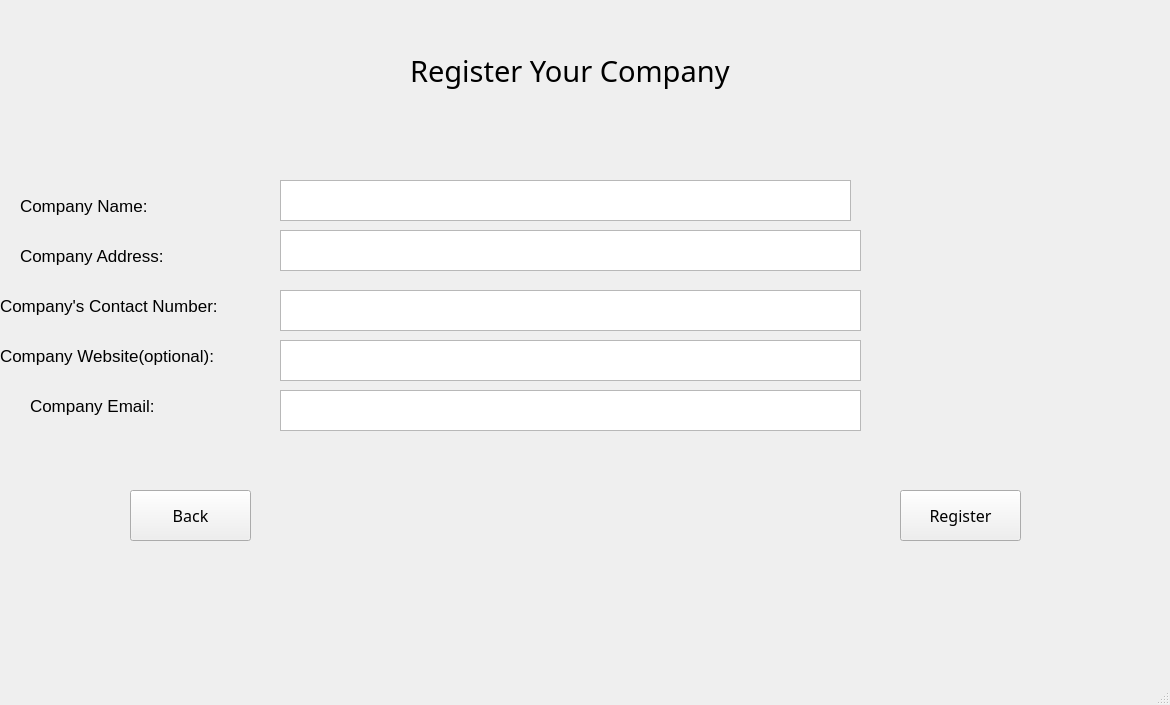
<?xml version="1.0" encoding="UTF-8"?>
<ui version="4.0">
 <class>MainWindow</class>
 <widget class="QMainWindow" name="MainWindow">
  <property name="geometry">
   <rect>
    <x>0</x>
    <y>0</y>
    <width>1170</width>
    <height>705</height>
   </rect>
  </property>
  <property name="windowTitle">
   <string>MainWindow</string>
  </property>
  <widget class="QWidget" name="centralwidget">
   <widget class="QStackedWidget" name="stackedWidget">
    <property name="geometry">
     <rect>
      <x>0</x>
      <y>0</y>
      <width>1161</width>
      <height>641</height>
     </rect>
    </property>
    <property name="palette">
     <palette>
      <active>
       <colorrole role="Base">
        <brush brushstyle="SolidPattern">
         <color alpha="255">
          <red>148</red>
          <green>49</green>
          <blue>148</blue>
         </color>
        </brush>
       </colorrole>
      </active>
      <inactive>
       <colorrole role="Base">
        <brush brushstyle="SolidPattern">
         <color alpha="255">
          <red>148</red>
          <green>49</green>
          <blue>148</blue>
         </color>
        </brush>
       </colorrole>
      </inactive>
      <disabled>
       <colorrole role="Base">
        <brush brushstyle="SolidPattern">
         <color alpha="255">
          <red>240</red>
          <green>240</green>
          <blue>240</blue>
         </color>
        </brush>
       </colorrole>
      </disabled>
     </palette>
    </property>
    <property name="mouseTracking">
     <bool>false</bool>
    </property>
    <property name="tabletTracking">
     <bool>false</bool>
    </property>
    <property name="currentIndex">
     <number>0</number>
    </property>
    <widget class="QWidget" name="page">
     <widget class="QLabel" name="labelWebsite">
      <property name="geometry">
       <rect>
        <x>0</x>
        <y>330</y>
        <width>271</width>
        <height>51</height>
       </rect>
      </property>
      <property name="font">
       <font>
        <family>Nirmala UI</family>
        <pointsize>13</pointsize>
       </font>
      </property>
      <property name="text">
       <string>Company Website(optional):</string>
      </property>
     </widget>
     <widget class="QLabel" name="labelRegister">
      <property name="geometry">
       <rect>
        <x>410</x>
        <y>30</y>
        <width>341</width>
        <height>81</height>
       </rect>
      </property>
      <property name="font">
       <font>
        <family>Poor Richard</family>
        <pointsize>22</pointsize>
        <weight>50</weight>
        <bold>false</bold>
       </font>
      </property>
      <property name="text">
       <string>Register Your Company</string>
      </property>
     </widget>
     <widget class="QLabel" name="labelAddress">
      <property name="geometry">
       <rect>
        <x>20</x>
        <y>230</y>
        <width>211</width>
        <height>51</height>
       </rect>
      </property>
      <property name="font">
       <font>
        <family>Nirmala UI</family>
        <pointsize>13</pointsize>
       </font>
      </property>
      <property name="text">
       <string>Company Address:</string>
      </property>
     </widget>
     <widget class="QLabel" name="labelName">
      <property name="geometry">
       <rect>
        <x>20</x>
        <y>180</y>
        <width>211</width>
        <height>51</height>
       </rect>
      </property>
      <property name="font">
       <font>
        <family>Nirmala UI</family>
        <pointsize>13</pointsize>
       </font>
      </property>
      <property name="text">
       <string>Company Name:</string>
      </property>
     </widget>
     <widget class="QLabel" name="labelEmail">
      <property name="geometry">
       <rect>
        <x>30</x>
        <y>380</y>
        <width>211</width>
        <height>51</height>
       </rect>
      </property>
      <property name="font">
       <font>
        <family>Nirmala UI</family>
        <pointsize>13</pointsize>
       </font>
      </property>
      <property name="text">
       <string>Company Email:</string>
      </property>
     </widget>
     <widget class="QLabel" name="labelContactNumber">
      <property name="geometry">
       <rect>
        <x>0</x>
        <y>280</y>
        <width>291</width>
        <height>51</height>
       </rect>
      </property>
      <property name="font">
       <font>
        <family>Nirmala UI</family>
        <pointsize>13</pointsize>
       </font>
      </property>
      <property name="text">
       <string>Company's Contact Number:</string>
      </property>
     </widget>
     <widget class="QTextEdit" name="textEditName">
      <property name="enabled">
       <bool>true</bool>
      </property>
      <property name="geometry">
       <rect>
        <x>280</x>
        <y>180</y>
        <width>571</width>
        <height>41</height>
       </rect>
      </property>
      <property name="palette">
       <palette>
        <active>
         <colorrole role="Base">
          <brush brushstyle="SolidPattern">
           <color alpha="255">
            <red>255</red>
            <green>255</green>
            <blue>255</blue>
           </color>
          </brush>
         </colorrole>
        </active>
        <inactive>
         <colorrole role="Base">
          <brush brushstyle="SolidPattern">
           <color alpha="255">
            <red>255</red>
            <green>255</green>
            <blue>255</blue>
           </color>
          </brush>
         </colorrole>
        </inactive>
        <disabled>
         <colorrole role="Base">
          <brush brushstyle="SolidPattern">
           <color alpha="255">
            <red>240</red>
            <green>240</green>
            <blue>240</blue>
           </color>
          </brush>
         </colorrole>
        </disabled>
       </palette>
      </property>
      <property name="font">
       <font>
        <family>Sitka Text</family>
        <pointsize>14</pointsize>
        <italic>true</italic>
       </font>
      </property>
      <property name="html">
       <string>&lt;!DOCTYPE HTML PUBLIC &quot;-//W3C//DTD HTML 4.0//EN&quot; &quot;http://www.w3.org/TR/REC-html40/strict.dtd&quot;&gt;
&lt;html&gt;&lt;head&gt;&lt;meta name=&quot;qrichtext&quot; content=&quot;1&quot; /&gt;&lt;style type=&quot;text/css&quot;&gt;
p, li { white-space: pre-wrap; }
&lt;/style&gt;&lt;/head&gt;&lt;body style=&quot; font-family:'Sitka Text'; font-size:14pt; font-weight:400; font-style:italic;&quot;&gt;
&lt;p style=&quot;-qt-paragraph-type:empty; margin-top:12px; margin-bottom:12px; margin-left:0px; margin-right:0px; -qt-block-indent:0; text-indent:0px; font-family:'MS Shell Dlg 2'; font-size:7.8pt; font-style:normal;&quot;&gt;&lt;br /&gt;&lt;/p&gt;&lt;/body&gt;&lt;/html&gt;</string>
      </property>
     </widget>
     <widget class="QTextEdit" name="textEditContNumber">
      <property name="enabled">
       <bool>true</bool>
      </property>
      <property name="geometry">
       <rect>
        <x>280</x>
        <y>290</y>
        <width>581</width>
        <height>41</height>
       </rect>
      </property>
      <property name="palette">
       <palette>
        <active>
         <colorrole role="Base">
          <brush brushstyle="SolidPattern">
           <color alpha="255">
            <red>255</red>
            <green>255</green>
            <blue>255</blue>
           </color>
          </brush>
         </colorrole>
        </active>
        <inactive>
         <colorrole role="Base">
          <brush brushstyle="SolidPattern">
           <color alpha="255">
            <red>255</red>
            <green>255</green>
            <blue>255</blue>
           </color>
          </brush>
         </colorrole>
        </inactive>
        <disabled>
         <colorrole role="Base">
          <brush brushstyle="SolidPattern">
           <color alpha="255">
            <red>240</red>
            <green>240</green>
            <blue>240</blue>
           </color>
          </brush>
         </colorrole>
        </disabled>
       </palette>
      </property>
      <property name="font">
       <font>
        <family>Sitka Text</family>
        <pointsize>14</pointsize>
        <italic>true</italic>
       </font>
      </property>
      <property name="html">
       <string>&lt;!DOCTYPE HTML PUBLIC &quot;-//W3C//DTD HTML 4.0//EN&quot; &quot;http://www.w3.org/TR/REC-html40/strict.dtd&quot;&gt;
&lt;html&gt;&lt;head&gt;&lt;meta name=&quot;qrichtext&quot; content=&quot;1&quot; /&gt;&lt;style type=&quot;text/css&quot;&gt;
p, li { white-space: pre-wrap; }
&lt;/style&gt;&lt;/head&gt;&lt;body style=&quot; font-family:'Sitka Text'; font-size:14pt; font-weight:400; font-style:italic;&quot;&gt;
&lt;p align=&quot;center&quot; style=&quot;-qt-paragraph-type:empty; margin-top:12px; margin-bottom:12px; margin-left:0px; margin-right:0px; -qt-block-indent:0; text-indent:0px; font-family:'MS Shell Dlg 2'; font-size:7.8pt; font-style:normal;&quot;&gt;&lt;br /&gt;&lt;/p&gt;&lt;/body&gt;&lt;/html&gt;</string>
      </property>
     </widget>
     <widget class="QTextEdit" name="textEditWebsite">
      <property name="enabled">
       <bool>true</bool>
      </property>
      <property name="geometry">
       <rect>
        <x>280</x>
        <y>340</y>
        <width>581</width>
        <height>41</height>
       </rect>
      </property>
      <property name="palette">
       <palette>
        <active>
         <colorrole role="Base">
          <brush brushstyle="SolidPattern">
           <color alpha="255">
            <red>255</red>
            <green>255</green>
            <blue>255</blue>
           </color>
          </brush>
         </colorrole>
        </active>
        <inactive>
         <colorrole role="Base">
          <brush brushstyle="SolidPattern">
           <color alpha="255">
            <red>255</red>
            <green>255</green>
            <blue>255</blue>
           </color>
          </brush>
         </colorrole>
        </inactive>
        <disabled>
         <colorrole role="Base">
          <brush brushstyle="SolidPattern">
           <color alpha="255">
            <red>240</red>
            <green>240</green>
            <blue>240</blue>
           </color>
          </brush>
         </colorrole>
        </disabled>
       </palette>
      </property>
      <property name="font">
       <font>
        <family>Sitka Text</family>
        <pointsize>14</pointsize>
        <italic>true</italic>
       </font>
      </property>
      <property name="html">
       <string>&lt;!DOCTYPE HTML PUBLIC &quot;-//W3C//DTD HTML 4.0//EN&quot; &quot;http://www.w3.org/TR/REC-html40/strict.dtd&quot;&gt;
&lt;html&gt;&lt;head&gt;&lt;meta name=&quot;qrichtext&quot; content=&quot;1&quot; /&gt;&lt;style type=&quot;text/css&quot;&gt;
p, li { white-space: pre-wrap; }
&lt;/style&gt;&lt;/head&gt;&lt;body style=&quot; font-family:'Sitka Text'; font-size:14pt; font-weight:400; font-style:italic;&quot;&gt;
&lt;p align=&quot;center&quot; style=&quot;-qt-paragraph-type:empty; margin-top:12px; margin-bottom:12px; margin-left:0px; margin-right:0px; -qt-block-indent:0; text-indent:0px; font-family:'MS Shell Dlg 2'; font-size:7.8pt; font-style:normal;&quot;&gt;&lt;br /&gt;&lt;/p&gt;&lt;/body&gt;&lt;/html&gt;</string>
      </property>
     </widget>
     <widget class="QTextEdit" name="textEditEmail">
      <property name="enabled">
       <bool>true</bool>
      </property>
      <property name="geometry">
       <rect>
        <x>280</x>
        <y>390</y>
        <width>581</width>
        <height>41</height>
       </rect>
      </property>
      <property name="palette">
       <palette>
        <active>
         <colorrole role="Base">
          <brush brushstyle="SolidPattern">
           <color alpha="255">
            <red>255</red>
            <green>255</green>
            <blue>255</blue>
           </color>
          </brush>
         </colorrole>
        </active>
        <inactive>
         <colorrole role="Base">
          <brush brushstyle="SolidPattern">
           <color alpha="255">
            <red>255</red>
            <green>255</green>
            <blue>255</blue>
           </color>
          </brush>
         </colorrole>
        </inactive>
        <disabled>
         <colorrole role="Base">
          <brush brushstyle="SolidPattern">
           <color alpha="255">
            <red>240</red>
            <green>240</green>
            <blue>240</blue>
           </color>
          </brush>
         </colorrole>
        </disabled>
       </palette>
      </property>
      <property name="font">
       <font>
        <family>Sitka Text</family>
        <pointsize>14</pointsize>
        <italic>true</italic>
       </font>
      </property>
      <property name="html">
       <string>&lt;!DOCTYPE HTML PUBLIC &quot;-//W3C//DTD HTML 4.0//EN&quot; &quot;http://www.w3.org/TR/REC-html40/strict.dtd&quot;&gt;
&lt;html&gt;&lt;head&gt;&lt;meta name=&quot;qrichtext&quot; content=&quot;1&quot; /&gt;&lt;style type=&quot;text/css&quot;&gt;
p, li { white-space: pre-wrap; }
&lt;/style&gt;&lt;/head&gt;&lt;body style=&quot; font-family:'Sitka Text'; font-size:14pt; font-weight:400; font-style:italic;&quot;&gt;
&lt;p align=&quot;center&quot; style=&quot;-qt-paragraph-type:empty; margin-top:12px; margin-bottom:12px; margin-left:0px; margin-right:0px; -qt-block-indent:0; text-indent:0px; font-family:'MS Shell Dlg 2'; font-size:7.8pt; font-style:normal;&quot;&gt;&lt;br /&gt;&lt;/p&gt;&lt;/body&gt;&lt;/html&gt;</string>
      </property>
     </widget>
     <widget class="QPushButton" name="pushButtonRegister">
      <property name="geometry">
       <rect>
        <x>900</x>
        <y>490</y>
        <width>121</width>
        <height>51</height>
       </rect>
      </property>
      <property name="font">
       <font>
        <family>Rockwell Condensed</family>
        <pointsize>12</pointsize>
       </font>
      </property>
      <property name="text">
       <string>Register</string>
      </property>
     </widget>
     <widget class="QTextEdit" name="textEditAddress">
      <property name="enabled">
       <bool>true</bool>
      </property>
      <property name="geometry">
       <rect>
        <x>280</x>
        <y>230</y>
        <width>581</width>
        <height>41</height>
       </rect>
      </property>
      <property name="palette">
       <palette>
        <active>
         <colorrole role="Base">
          <brush brushstyle="SolidPattern">
           <color alpha="255">
            <red>255</red>
            <green>255</green>
            <blue>255</blue>
           </color>
          </brush>
         </colorrole>
        </active>
        <inactive>
         <colorrole role="Base">
          <brush brushstyle="SolidPattern">
           <color alpha="255">
            <red>255</red>
            <green>255</green>
            <blue>255</blue>
           </color>
          </brush>
         </colorrole>
        </inactive>
        <disabled>
         <colorrole role="Base">
          <brush brushstyle="SolidPattern">
           <color alpha="255">
            <red>240</red>
            <green>240</green>
            <blue>240</blue>
           </color>
          </brush>
         </colorrole>
        </disabled>
       </palette>
      </property>
      <property name="font">
       <font>
        <family>Sitka Text</family>
        <pointsize>14</pointsize>
        <italic>true</italic>
       </font>
      </property>
      <property name="html">
       <string>&lt;!DOCTYPE HTML PUBLIC &quot;-//W3C//DTD HTML 4.0//EN&quot; &quot;http://www.w3.org/TR/REC-html40/strict.dtd&quot;&gt;
&lt;html&gt;&lt;head&gt;&lt;meta name=&quot;qrichtext&quot; content=&quot;1&quot; /&gt;&lt;style type=&quot;text/css&quot;&gt;
p, li { white-space: pre-wrap; }
&lt;/style&gt;&lt;/head&gt;&lt;body style=&quot; font-family:'Sitka Text'; font-size:14pt; font-weight:400; font-style:italic;&quot;&gt;
&lt;p style=&quot;-qt-paragraph-type:empty; margin-top:12px; margin-bottom:12px; margin-left:0px; margin-right:0px; -qt-block-indent:0; text-indent:0px; font-family:'MS Shell Dlg 2'; font-size:7.8pt; font-style:normal;&quot;&gt;&lt;br /&gt;&lt;/p&gt;&lt;/body&gt;&lt;/html&gt;</string>
      </property>
     </widget>
     <widget class="QPushButton" name="pushButtonBack">
      <property name="geometry">
       <rect>
        <x>130</x>
        <y>490</y>
        <width>121</width>
        <height>51</height>
       </rect>
      </property>
      <property name="font">
       <font>
        <family>Rockwell Condensed</family>
        <pointsize>12</pointsize>
       </font>
      </property>
      <property name="text">
       <string>Back</string>
      </property>
     </widget>
    </widget>
    <widget class="QWidget" name="page_2">
     <widget class="QPushButton" name="pushButtonOk">
      <property name="geometry">
       <rect>
        <x>530</x>
        <y>430</y>
        <width>101</width>
        <height>51</height>
       </rect>
      </property>
      <property name="font">
       <font>
        <family>Nirmala UI</family>
        <pointsize>13</pointsize>
       </font>
      </property>
      <property name="text">
       <string>OK</string>
      </property>
     </widget>
     <widget class="QLabel" name="labelAddress_2">
      <property name="geometry">
       <rect>
        <x>60</x>
        <y>90</y>
        <width>481</width>
        <height>51</height>
       </rect>
      </property>
      <property name="font">
       <font>
        <family>Nirmala UI</family>
        <pointsize>15</pointsize>
       </font>
      </property>
      <property name="text">
       <string>Company successfully registered!</string>
      </property>
     </widget>
    </widget>
    <widget class="QWidget" name="page_3"/>
   </widget>
  </widget>
  <widget class="QMenuBar" name="menubar">
   <property name="geometry">
    <rect>
     <x>0</x>
     <y>0</y>
     <width>1170</width>
     <height>25</height>
    </rect>
   </property>
  </widget>
  <widget class="QStatusBar" name="statusbar"/>
 </widget>
 <resources/>
 <connections/>
</ui>
